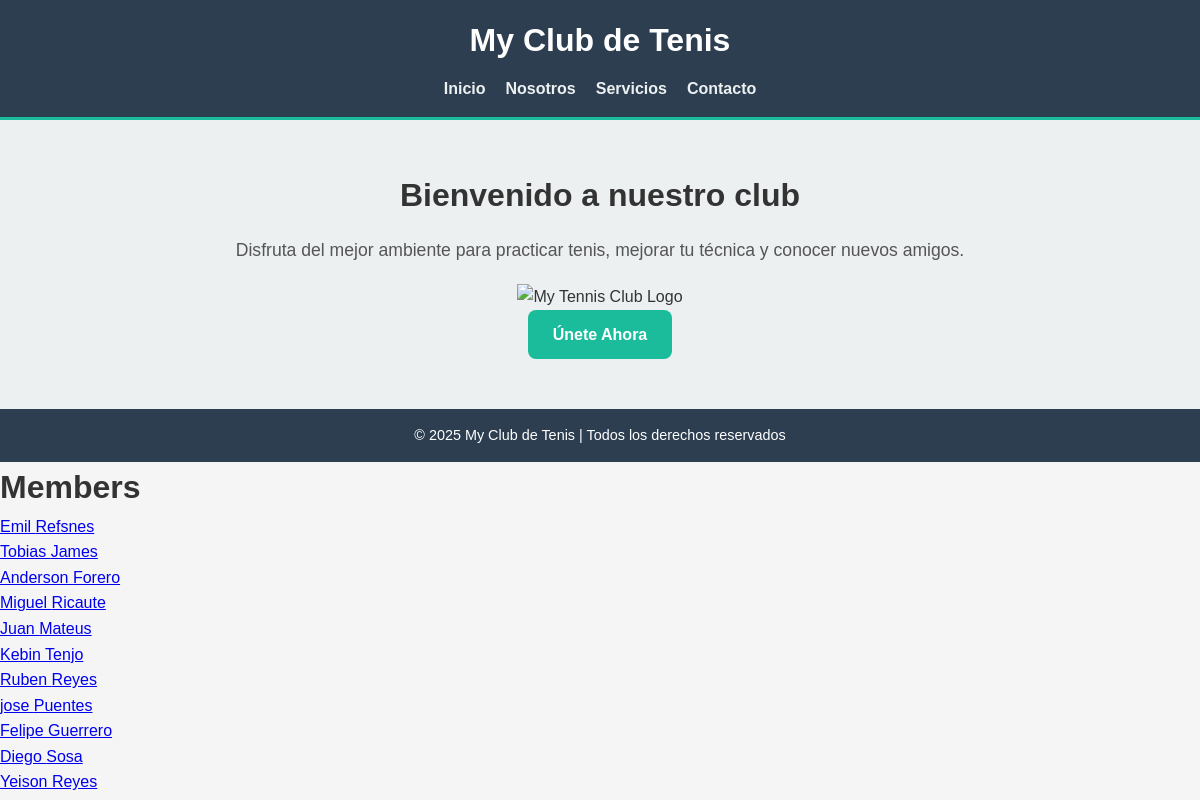
/members/, run on an earlier commit of the app's database.
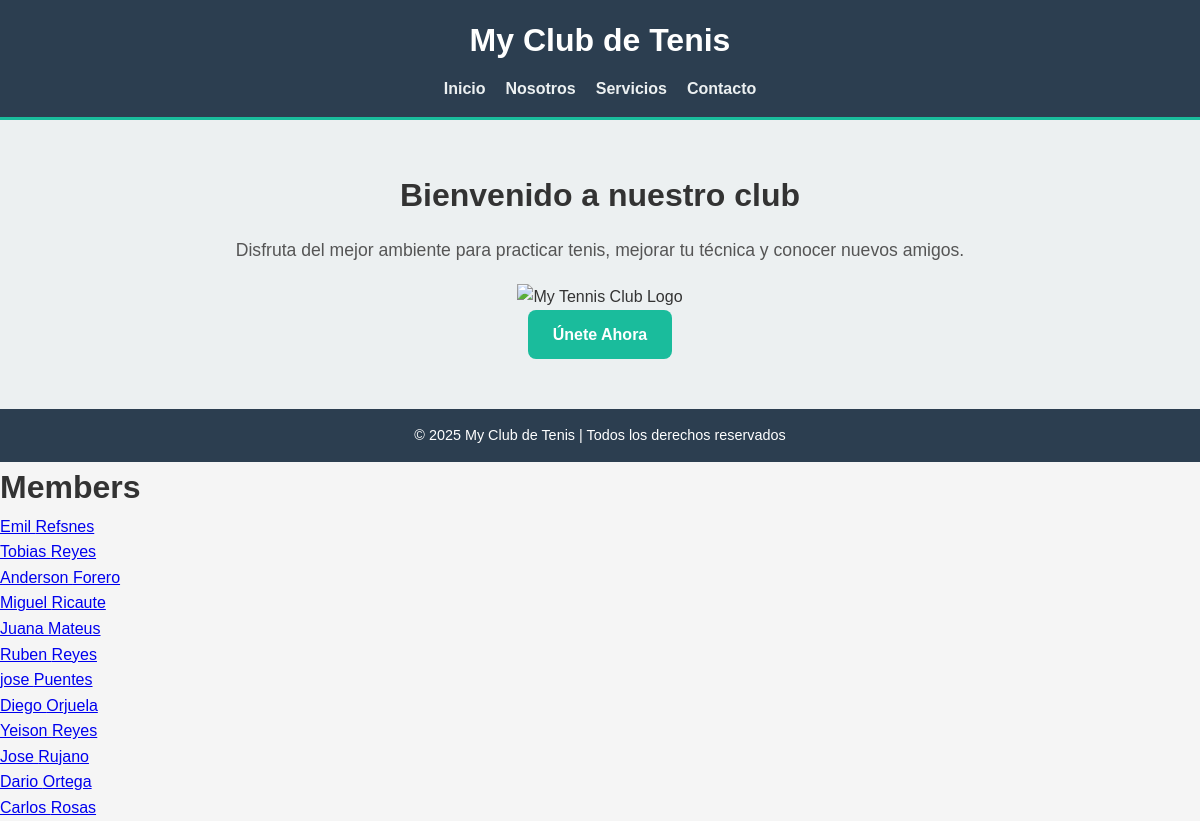
And on a later commit of the database.
### members/models.py (models this page shows, shortened)
class Member(models.Model):
    firstname = models.CharField(max_length=255)
    lastname = models.CharField(max_length=255)
    phone = models.IntegerField(null=True)
    joined_date = models.DateField(null=True)

### members/views.py (the view)
# urls.py: path('members/', views.members, name='members'),
def members(request):
    mymembers = Member.objects.all().values()
    template = loader.get_template("all_members.html")
    context = {
        "mymembers": mymembers,
    }
    return HttpResponse(template.render(context, request))

### members/templates/all_members.html (shortened to what this page needs)
{% extends "master.html" %}
{% block content %}
  <h1>Members</h1>
  <ul>
    {% for x in mymembers %}
      <li><a href="details/{{ x.id }}">{{ x.firstname }} {{ x.lastname }}</a></li>
    {% endfor %}
  </ul>
{% endblock %}

What changed in the data, as far as the page shows it:
removed Member: firstname "Kebin", lastname "Tenjo"
removed Member: firstname "Felipe", lastname "Guerrero"
changed Member "Tobias": lastname "James" → "Reyes"
changed Member "Mateus": firstname "Juan" → "Juana"
changed Member "Diego": lastname "Sosa" → "Orjuela"
added Member: firstname "Jose", lastname "Rujano"
added Member: firstname "Dario", lastname "Ortega"
added Member: firstname "Carlos", lastname "Rosas"
